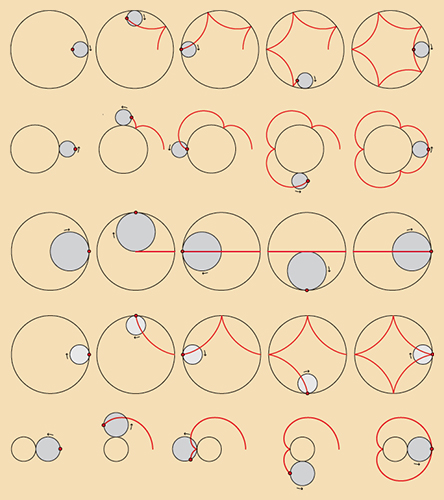
#> input picture py/sample/shapes.jpg, 444 x 500 px
$ python -i AutoTacGen.py   (imports and definitions only)
#> lines starting #> are read from the running program, lines starting #| are printed output that depends on the picture
#> further down, picture is the input picture: shape (500, 444, 3); mean B, G, R 177.8, 215.2, 238.4
import cv2 as cv
import numpy as np


def find_threshold_value(color_image):
    gray_scale = cv.cvtColor(color_image, cv.COLOR_BGR2GRAY)
    threshold_value, threshold_image = cv.threshold(gray_scale, 0, 255, cv.THRESH_BINARY + cv.THRESH_OTSU)
    return threshold_value


def edge_detection(color_image, threshold1, threshold2):
    blured_image = cv.GaussianBlur(color_image, (3, 3), 1)
    canny_image = cv.Canny(blured_image, threshold1, threshold2, cv.LINE_8)  # Changed cv.LINE_AA -> cv.LINE_8
    return canny_image


def contour_edge(img):
    contours, hierarchy = cv.findContours(img, cv.RETR_LIST, cv.CHAIN_APPROX_SIMPLE)
    result_image = img.copy()
    cv.drawContours(result_image, contours, -1, (0, 0, 0), 1, cv.LINE_AA)

    return result_image


def add_color(orginal_image, border_image):
    border_image = cv.cvtColor(border_image, cv.COLOR_GRAY2BGR)
    border_image = np.float64(border_image) / 255
    result = np.uint8(orginal_image * border_image)
    return result


def increase_edge_thickness(img):
    img = cv.bitwise_not(img)
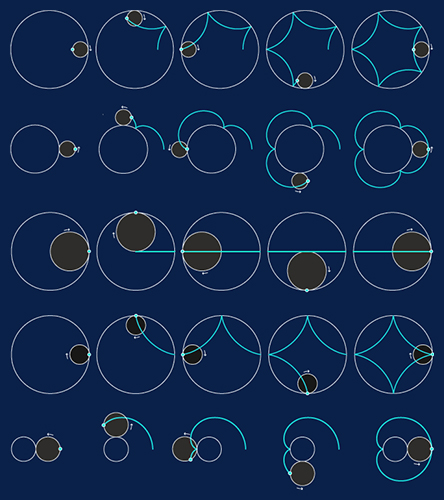
#> img: shape (500, 444, 3); mean of channels 0, 1, 2 77.2, 39.8, 16.6; drawn as B, G, R
    kernel = np.ones((3, 3), np.uint8)
    result_image = cv.dilate(img,  kernel, iterations=1)
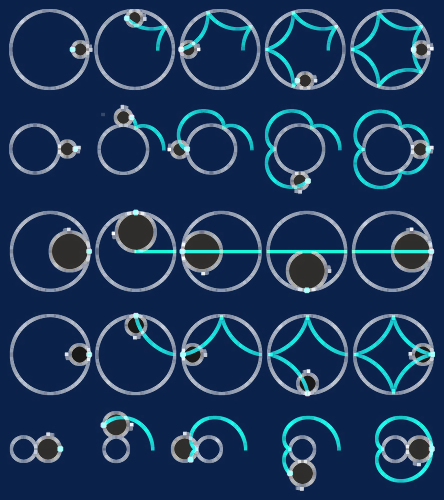
#> result_image: shape (500, 444, 3); mean of channels 0, 1, 2 90.7, 56, 28.6; drawn as B, G, R
    # result_image = cv.erode(img, kernel=kernel, iterations=1)
    result_image = cv.bitwise_not(result_image)
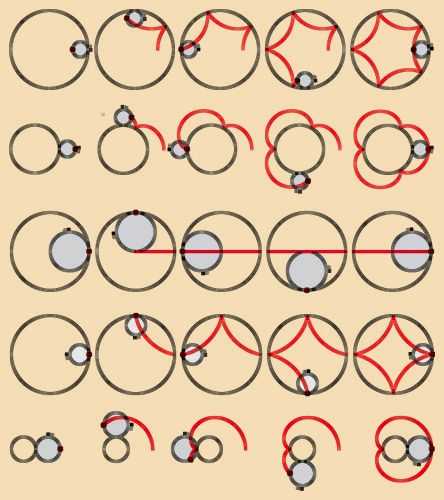
#> result_image: shape (500, 444, 3); mean of channels 0, 1, 2 164.3, 199, 226.4; drawn as B, G, R
    return result_image

>>> import cv2
>>> picture = cv2.imread('../sample/shapes.jpg')
>>> result = increase_edge_thickness(picture)
